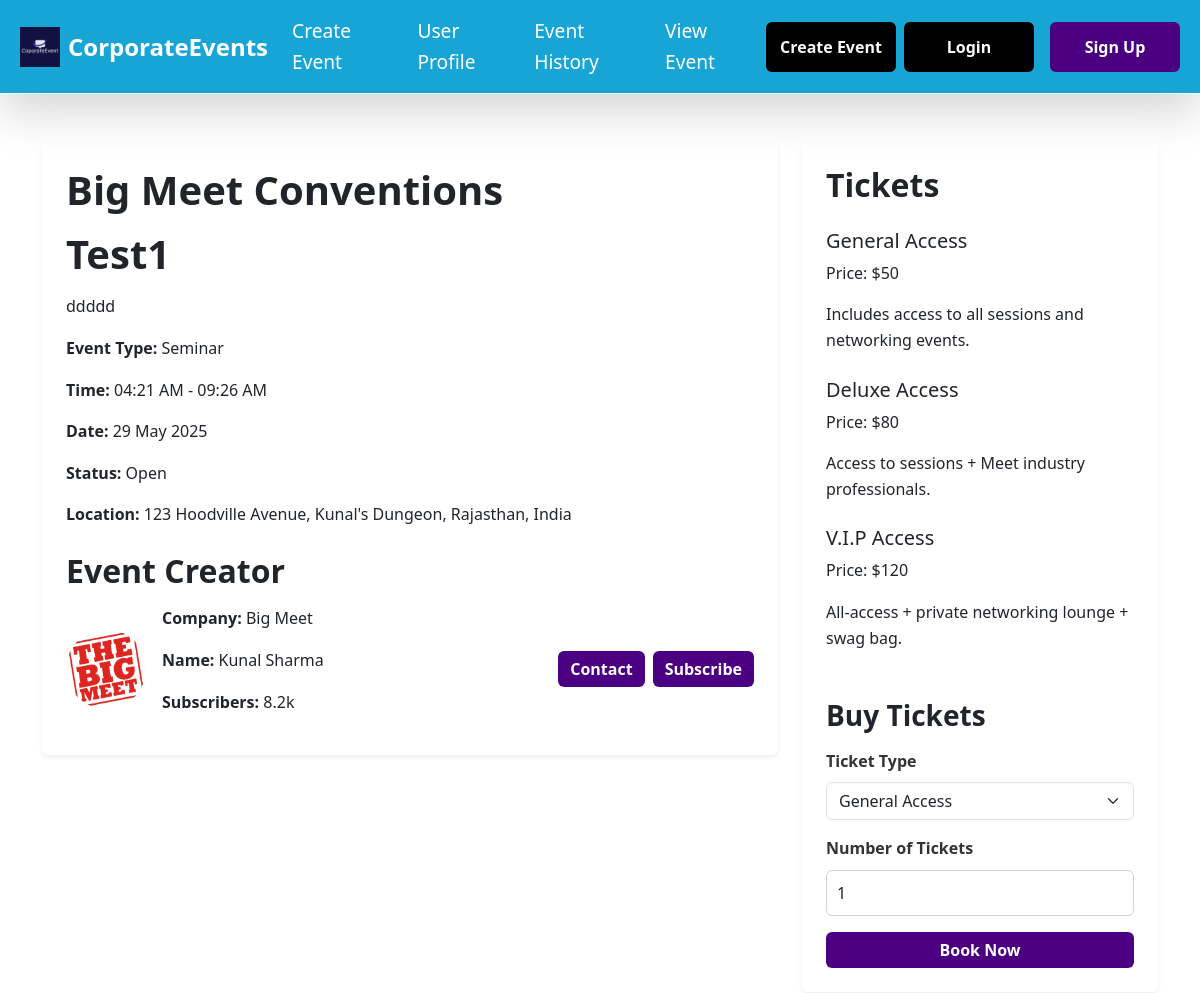
Before: /viewevent/1 (upper part) with the older database file.
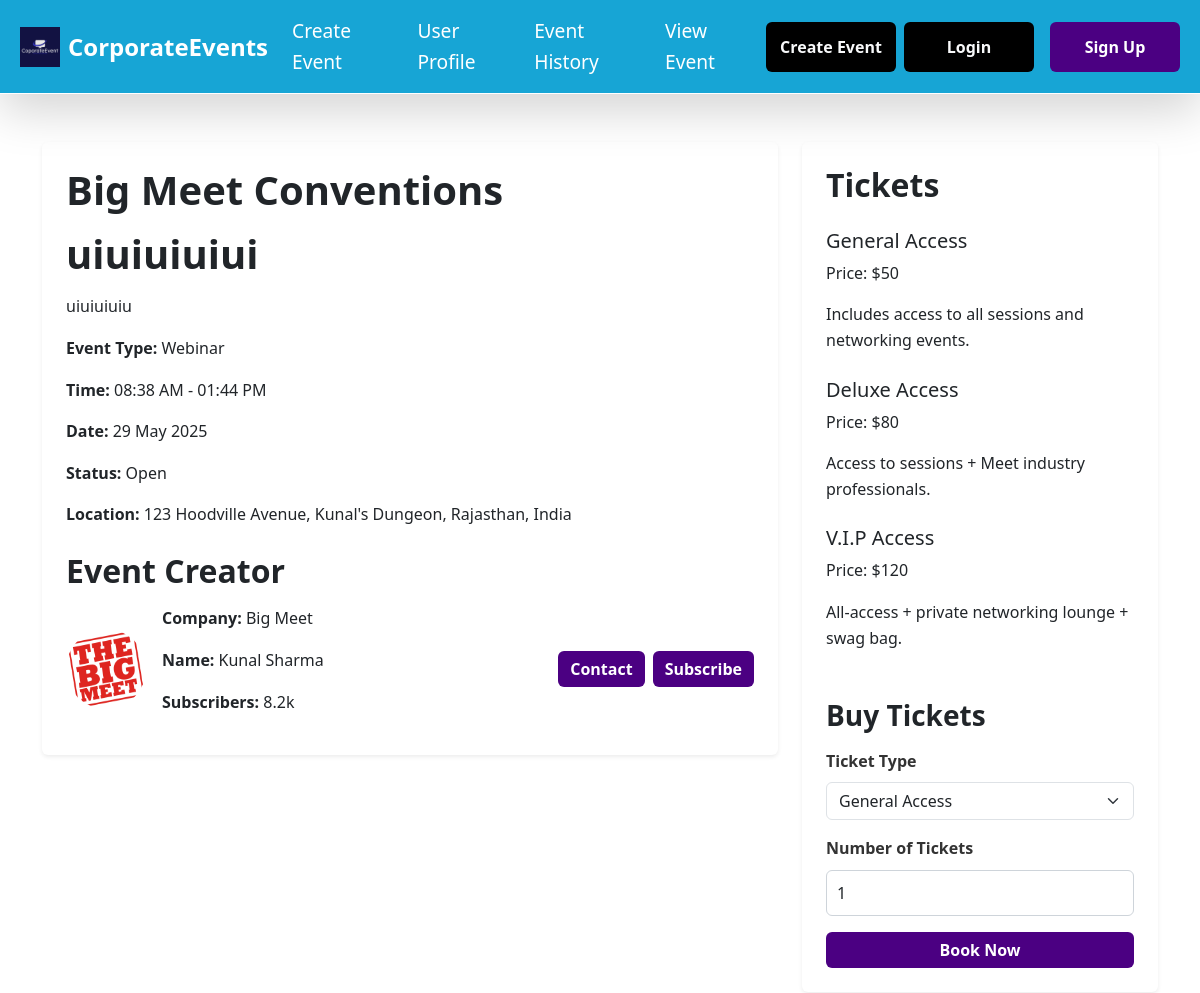
After: the same page with the newer database file.
### website/models.py (models this page shows, shortened)
class Event(db.Model):
    __tablename__ = 'events'
    id = db.Column(db.Integer, primary_key=True)
    event_name = db.Column(db.String(100), nullable=False)
    description = db.Column(db.Text, nullable=False)
    event_type = db.Column(db.String(100), nullable=False)
    checkin_date = db.Column(db.DateTime, nullable=False)
    checkout_date = db.Column(db.DateTime, nullable=False)
    checkin_time = db.Column(db.DateTime, nullable=False)
    checkout_time = db.Column(db.DateTime, nullable=False)
    status = db.Column(db.String(50), nullable=False)
    file_name = db.Column(db.String(999), nullable=True)
    bookings = db.relationship('Booking', backref='event', lazy=True)
    tickets = db.relationship('Ticket', backref='event', lazy=True)
    reviews = db.relationship('Review', backref='event', lazy=True)
    user_id = db.Column(db.Integer, db.ForeignKey('users.id'), nullable=False)
    owner = db.relationship('User', backref='events', lazy=True)

### website/views.py (the view)
@main_bp.route('/viewevent/<int:event_id>')
def view_event(event_id):
    event = db.session.get(Event, event_id)
    login_form = LoginForm()
    return render_template('viewevent.html', event=event, login_form=login_form)

### website/forms.py
class LoginForm(FlaskForm):
    user_name = StringField("User Name", validators=[InputRequired('Enter user name')])
    password = PasswordField("Password", validators=[InputRequired('Enter user password')])
    submit = SubmitField("Login")

### website/templates/viewevent.html (shortened to what the changed rows need)
<!doctype html>
<html lang="en">
  <head>
    <link href="https://cdn.jsdelivr.net/npm/bootstrap@5.3.5/dist/css/bootstrap.min.css" rel="stylesheet">
    <link rel="stylesheet" href="static/style/style.css">
  </head>
  <body>
    <main>
      <div class="container mt-5">
        <div class="row g-4">
          <div class="col-lg-8 col-md-12">
            <div class="p-4 shadow-sm bg-white rounded">
              <h1 class="mb-3"><strong>Big Meet Conventions</strong></h1>
              <h1 class="mb-3"><strong>{{ event.event_name }}</strong></h1>
              <p class="mb-3">{{ event.description }}</p>
              <p><strong>Event Type:</strong> {{ event.event_type }}</p>
              <p><strong>Time:</strong> {{ event.checkin_time.strftime('%I:%M %p') }} - {{ event.checkout_time.strftime('%I:%M %p') }}</p>
              <p><strong>Date:</strong> {{ event.checkin_date.strftime('%d %B %Y') }}</p>
              <p><strong>Status:</strong> {{ event.status }}</p>
              <p><strong>Location:</strong> 123 Hoodville Avenue, Kunal's Dungeon, Rajasthan, India</p>
              <div class="mt-4">
                <h2><strong>Event Creator</strong></h2>
                <div class="d-flex flex-wrap align-items-center gap-3 mt-3">
                </div>
              </div>
            </div>
          </div>
          <div class="col-lg-4 col-md-12">
            <div class="p-4 shadow-sm bg-white rounded">
              <h2 class="mb-4"><strong>Tickets</strong></h2>
            </div>
          </div>
        </div>
      </div>
    </main>
  </body>
</html>

Changed rows visible on the page:
changed Event "Open": event_name "Test1" → "uiuiuiuiui"; description "ddddd" → "uiuiuiuiu"; event_type "Seminar" → "Webinar"; checkin_time "04:21 AM" → "08:38 AM"; checkout_time "09:26 AM" → "01:44 PM"
